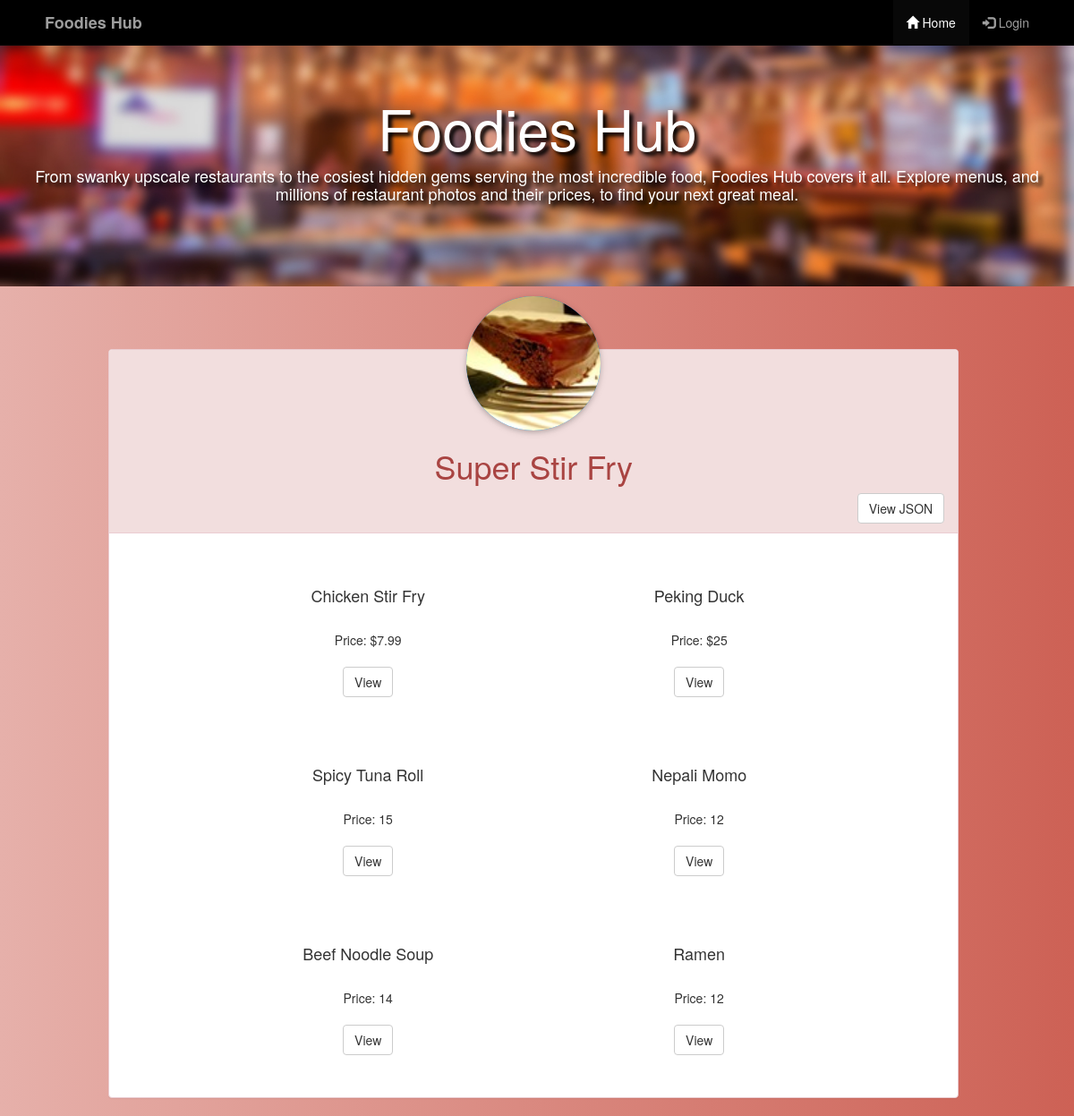
The app's page /restaurants/2/ with its own data.
### database_setup.py (models this page shows, shortened)
class Restaurant(Base):
    __tablename__ = 'restaurant'
    id = Column(Integer, primary_key=True)
    name = Column(String(250), nullable=False)
    picture = Column(String(250))
    user_id = Column(Integer, ForeignKey('user.id'))
    user = relationship(User)

class MenuItem(Base):
    __tablename__ = 'menu_item'
    name = Column(String(80), nullable=False)
    id = Column(Integer, primary_key=True)
    description = Column(String(250))
    price = Column(String(8))
    course = Column(String(250))
    restaurant_id = Column(Integer, ForeignKey('restaurant.id'))
    restaurant = relationship(Restaurant)
    user_id = Column(Integer, ForeignKey('user.id'))
    user = relationship(User)

### project.py (the view)
@app.route('/restaurants/<int:restaurant_id>/')
def restaurantMenu(restaurant_id):
    restaurant = session.query(Restaurant).filter_by(id=restaurant_id).one()
    items = session.query(MenuItem).filter_by(restaurant_id=restaurant.id)
    if 'username' not in login_session:
        return render_template('menup.html',
                               restaurant=restaurant, items=items)
    else:
        return render_template('menu.html',
                               restaurant=restaurant,
                               items=items,
                               uname=login_session['username'])

### templates/menup.html (shortened to what this page needs)
{% extends "base.html" %}
{% block content %}
<head>
</head>
<div class="panel col-md-10 panel-danger" style="margin-top:50px;margin-left:8%; margin-right:8%">
      <div class="row text-center panel-heading">
        <img src="{{restaurant.picture}}" class="text-center iconbox-icon" alt="{{restaurant.name}}"><br>
        <h1>{{ restaurant.name }} </h1>
        <a href='{{url_for('restaurantMenuJSON', restaurant_id = restaurant.id) }}' class="btn btn-default pull-right"> View JSON </a>
      </div>
      <div class="panel-body">
        {% for i in items %}
        <center>
          <div class="col-md-3 col-md-offset-2" style="padding-top:10px;margin-bottom:25px; margin-top:25px;height:150px">
          <div>
            <h4>{{i.name}}</h4>
          </div>
          <br>
          Price: {{i.price}}
          <br><br>
          <div>
            <a href='{{url_for('Viewmenu', restaurant_id = restaurant.id, menu_id = i.id) }}' id="btn1" class="btn btn-default"> View </a>
          </div>
          </div>
        {% endfor %}
      </div>
</div>
{% endblock %}

### templates/base.html (style rules this page uses)
.iconbox-icon { background-color: #008EED; box-shadow: 0 2px 5px 0 rgba(0, 0, 0, 0.16), 0 2px 10px 0 rgba(0, 0, 0, 0.12); border-radius: 50%; -webkit-border-radius: 50%; -moz-border-radius: 50%; margin: 0 auto; width: 100px; height: 100px; margin-top: -70px; }
body { background: #ee0979; background: -webkit-linear-gradient(to left, #ee0979 , #ff6a00); background: linear-gradient(to left, #CD6155 , #E6B0AA ); }

### templates/menup.html (style rules this page uses)
.iconbox-icon { min-width:150px !important; min-height:150px !important; max-height:50px !important; max-width:150 !important; }

### records on screen
Restaurant: picture (picture), name "Super Stir Fry"
MenuItem: name "Chicken Stir Fry", price "$7.99"
MenuItem: name "Peking Duck", price "$25"
MenuItem: name "Spicy Tuna Roll", price "15"
MenuItem: name "Nepali Momo", price "12"
MenuItem: name "Beef Noodle Soup", price "14"
MenuItem: name "Ramen", price "12"
